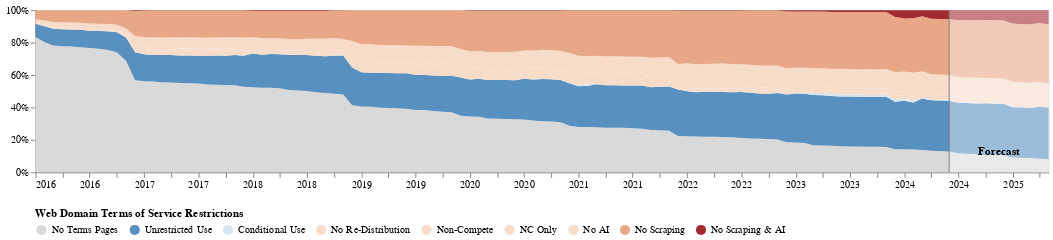

The notebook cell this image was saved under:
### Markdown cell above
## Plot Temporal ToS Area Chart + Forecast

### Code cell
ORDERED_STATUSES = [
    "No Terms Pages", "Unrestricted Use", "Conditional Use", "No Re-Distribution", "Non-Compete", "NC Only", "No AI", "No Scraping", "No Scraping & AI"
]

STATUS_COLORS = {
    "No Terms Pages": "#d9d9d9",
    "Unrestricted Use": "#5891bf",
    "Conditional Use": "#d5e4ef",
    "No Re-Distribution": "#f7dcca",
    "Non-Compete": "#f7dcca",
    "NC Only": "#f7dcca",
    "No AI": "#f7dcca",
    "No Scraping": "#e8a888",
    "No Scraping & AI": "#a32a31"
}

# 'No Terms Pages' 'Unrestricted Use' 'No Scraping + NC Only'
#  'Conditional Use' 'NC Only' 'No Scraping' 'No Scraping & AI + NC Only'
#  'No Scraping & AI' 'No AI']


df = urlsubset_to_tos_summary_c4["head-all"].copy()


chart_tos = forecasting_util.plot_and_forecast_tos_sarima(
    df,
    period_col="period",
    status_col="status",
    val_col="tokens",  # "count" / "tokens"
    title="",
    ordered_statuses=ORDERED_STATUSES,
    status_colors=STATUS_COLORS,
    order=ORDER,
    seasonal_order=SEASONAL_ORDER,
    configure=False,
    legend_title="Web Domain Terms of Service Restrictions",
    excel_file=EXCEL_FNAME_TOS,
    chosen_corpus=CHOSEN_CORPUS,
    **PLOT_KWARGS
)

#chart_tos.save(
#    "TOS_%s.png" % (ANALYSIS_TYPE),
#    ppi=300
#)

chart_tos

### Figure 1 — Vega-Lite specification as saved in the notebook (floating-point values rounded to 4 significant figures; data arrays with more than 128 entries replaced by an {"elided": "..."} marker saying what was removed)
{"config": {"title": {"font": "Times New Roman"}, "axis": {"labelFont": "Times New Roman", "titleFont": "Times New Roman"}, "header": {"labelFont": "Times New Roman", "titleFont": "Times New Roman"}, "legend": {"labelFont": "Times New Roman", "titleFont": "Times New Roman"}, "text": {"font": "Times New Roman"}}, "layer": [{"data": {"name": "data-89fddbe8dc00cee434e4da5b39e98274"}, "mark": {"type": "area"}, "encoding": {"color": {"field": "status", "legend": {"orient": "bottom", "titleLimit": 0}, "scale": {"domain": ["No Terms Pages", "Unrestricted Use", "Conditional Use", "No Re-Distribution", "Non-Compete", "NC Only", "No AI", "No Scraping", "No Scraping & AI"], "range": ["#d9d9d9", "#5891bf", "#d5e4ef", "#f7dcca", "#f7dcca", "#f7dcca", "#f7dcca", "#e8a888", "#a32a31"]}, "title": "Web Domain Terms of Service Restrictions", "type": "nominal"}, "order": {"field": "order", "type": "quantitative"}, "x": {"axis": {"format": "%Y", "title": ""}, "field": "period", "type": "temporal"}, "y": {"axis": {"format": "%", "title": ""}, "field": "percentage", "scale": {"domain": [0, 1]}, "type": "quantitative"}}}, {"data": {"name": "data-4f53cda18c2baa0c0354bb5f9a3ecbe5"}, "mark": {"type": "rule", "color": "black"}, "encoding": {"x": {"field": "period", "type": "temporal"}, "y": {"value": -20}, "y2": {"value": 160}}}, {"data": {"name": "data-4f53cda18c2baa0c0354bb5f9a3ecbe5"}, "mark": {"type": "point", "color": "black"}, "encoding": {"x": {"field": "period", "type": "temporal"}, "y": {"value": -20}}}, {"data": {"name": "data-4f53cda18c2baa0c0354bb5f9a3ecbe5"}, "mark": {"type": "text", "align": "left", "baseline": "middle", "color": "black", "dx": 10, "dy": 0, "fontSize": 14}, "encoding": {"text": {"field": "label", "type": "nominal"}, "x": {"field": "period", "type": "temporal"}, "y": {"value": -20}}}, {"data": {"name": "data-f0b0bf0c2a8d0ced0c09906c1619ad4c"}, "mark": {"type": "rect", "color": "white", "opacity": 0.4}, "encoding": {"x": {"field": "start", "title": "", "type": "temporal"}, "x2": {"field": "end"}}}, {"data": {"name": "data-d46e70ea25a0240641ad89bcfe05bef1"}, "mark": {"type": "rule", "color": "gray"}, "encoding": {"x": {"field": "period", "type": "temporal"}}}, {"data": {"name": "data-4f68c5dffeb6c9174ae0ba2a276515db"}, "mark": {"type": "text", "align": "center", "baseline": "middle", "color": "black", "dx": 0, "dy": 140, "fontWeight": "bold"}, "encoding": {"text": {"field": "text", "type": "nominal"}, "x": {"field": "date", "type": "temporal"}, "y": {"value": 0}}}], "height": 160, "title": "", "width": 1000, "$schema": "https://vega.github.io/schema/vega-lite/v5.17.0.json", "datasets": {"data-89fddbe8dc00cee434e4da5b39e98274": {"elided": "896 records"}, "data-4f53cda18c2baa0c0354bb5f9a3ecbe5": [], "data-f0b0bf0c2a8d0ced0c09906c1619ad4c": [{"start": "2024-05-31T00:00:00", "end": "2025-04-30T00:00:00"}], "data-d46e70ea25a0240641ad89bcfe05bef1": [{"period": "2024-05-31T00:00:00"}], "data-4f68c5dffeb6c9174ae0ba2a276515db": [{"date": "2024-11-14T00:00:00", "text": "Forecast"}]}}
